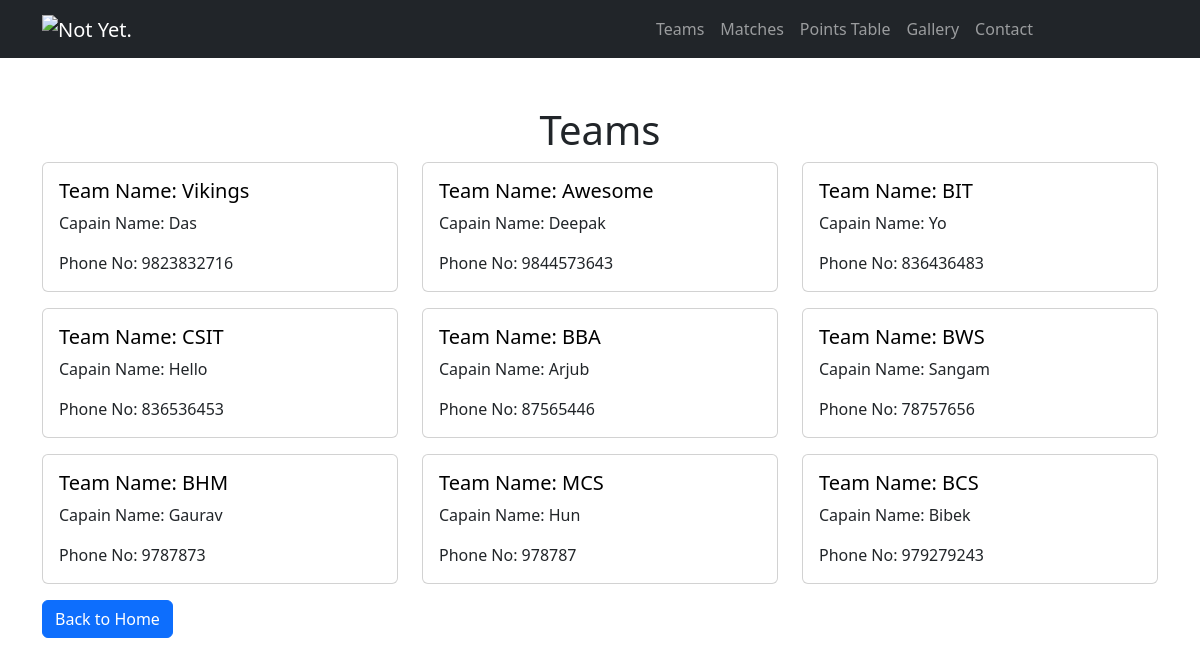
Screenshot of /teams/ with the database file from the repository.
### tournaments/models.py (models this page shows, shortened)
class Team(models.Model):
    name = models.CharField(max_length=100)
    captain_name = models.CharField(max_length=100)
    captain_phone_number = models.CharField(max_length=15)
    points = models.IntegerField(default=0)
    team_slug = AutoSlugField(populate_from= 'name', unique= True, null= True, default=None)

### tournaments/views.py (the view)
# urls.py: path('teams/', views.teams_list, name="teams_list"),
def teams_list(request):
    teams = Team.objects.all()
    return render(request, 'teams.html', {'teams': teams})

### tournaments/templates/teams.html
{% extends 'base.html' %}
{% block content %}
{% load static %}
<div class="container mt-5">
    <h1 class="text-center">Teams</h1>
    <div class="row">
        {% for team in teams %}
        <div class="col-md-4">
            <div class="card mb-3">
                <div class="card-body">
                    <a style="text-decoration: none;" href="/teams/{{ team.team_slug }}/">
                        <h5 style="color: black;" class="card-title">Team Name: {{ team.name | capfirst }}</h5>
                    </a>
                    <p class="card-text">Capain Name: {{ team.captain_name | capfirst}}</p>
                    <p class="card-text">Phone No: {{ team.captain_phone_number }}</p>
                </div>
            </div>
        </div>
        {% endfor %}
    </div>
    <a class="btn btn-primary" href="/">Back to Home</a>
</div>
{% endblock %}

### rows the page displays
Team: name "Vikings", captain_name "Das", captain_phone_number "9823832716"
Team: name "Awesome", captain_name "Deepak", captain_phone_number "9844573643"
Team: name "BIT", captain_name "Yo", captain_phone_number "836436483"
Team: name "CSIT", captain_name "Hello", captain_phone_number "836536453"
Team: name "BBA", captain_name "Arjub", captain_phone_number "87565446"
Team: name "BWS", captain_name "Sangam", captain_phone_number "78757656"
Team: name "BHM", captain_name "Gaurav", captain_phone_number "9787873"
Team: name "MCS", captain_name "Hun", captain_phone_number "978787"
Team: name "BCS", captain_name "Bibek", captain_phone_number "979279243"
